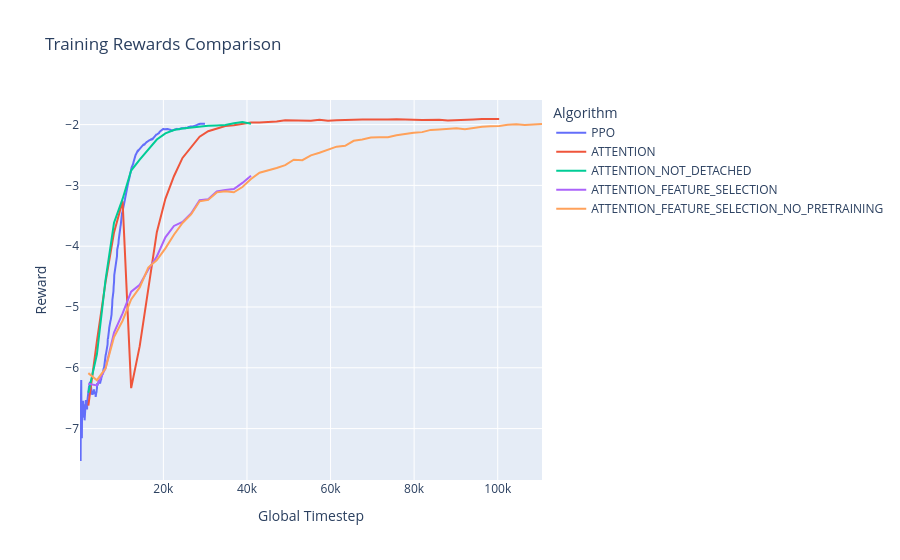

Notebook code cell kept with this figure:
### Code cell
plot_history_plotly(algorithms)

### Figure 1 — Plotly figure (JSON) as saved in the notebook; plotly's stock layout.template omitted (floating-point values rounded to 4 significant figures; data arrays with more than 128 entries replaced by an {"elided": "..."} marker saying what was removed)
{"data": [{"hovertemplate": "Algorithm=PPO<br>Global Timestep=%{x}<br>Reward=%{y}<extra></extra>", "legendgroup": "PPO", "line": {"color": "#636efa", "dash": "solid"}, "marker": {"symbol": "circle"}, "mode": "lines", "name": "PPO", "orientation": "v", "showlegend": true, "type": "scatter", "x": {"elided": "599 int values"}, "xaxis": "x", "y": {"elided": "599 float values"}, "yaxis": "y"}, {"hovertemplate": "Algorithm=ATTENTION<br>Global Timestep=%{x}<br>Reward=%{y}<extra></extra>", "legendgroup": "ATTENTION", "line": {"color": "#EF553B", "dash": "solid"}, "marker": {"symbol": "circle"}, "mode": "lines", "name": "ATTENTION", "orientation": "v", "showlegend": true, "type": "scatter", "x": [2048, 4096, 6144, 8192, 10240, 12288, 14336, 16384, 18432, 20480, 22528, 24576, 26624, 28672, 30720, 32768, 34816, 36864, 38912, 40960, 43008, 45056, 47104, 49152, 51200, 53248, 55296, 57344, 59392, 61440, 63488, 65536, 67584, 69632, 71680, 73728, 75776, 77824, 79872, 81920, 83968, 86016, 88064, 90112, 92160, 94208, 96256, 98304, 100352], "xaxis": "x", "y": [-6.623, -5.562, -4.599, -3.773, -3.262, -6.334, -5.644, -4.693, -3.769, -3.221, -2.849, -2.548, -2.367, -2.199, -2.109, -2.066, -2.022, -2.012, -1.992, -1.966, -1.966, -1.958, -1.948, -1.927, -1.929, -1.934, -1.937, -1.922, -1.937, -1.93, -1.923, -1.928, -1.916, -1.917, -1.92, -1.918, -1.912, -1.92, -1.921, -1.923, -1.919, -1.92, -1.932, -1.923, -1.915, -1.916, -1.909, -1.909, -1.908], "yaxis": "y"}, {"hovertemplate": "Algorithm=ATTENTION_NOT_DETACHED<br>Global Timestep=%{x}<br>Reward=%{y}<extra></extra>", "legendgroup": "ATTENTION_NOT_DETACHED", "line": {"color": "#00cc96", "dash": "solid"}, "marker": {"symbol": "circle"}, "mode": "lines", "name": "ATTENTION_NOT_DETACHED", "orientation": "v", "showlegend": true, "type": "scatter", "x": [2048, 4096, 6144, 8192, 10240, 12288, 14336, 16384, 18432, 20480, 22528, 24576, 26624, 28672, 30720, 32768, 34816, 36864, 38912, 40960], "xaxis": "x", "y": [-6.41, -5.779, -4.564, -3.614, -3.223, -2.756, -2.576, -2.404, -2.246, -2.144, -2.09, -2.064, -2.048, -2.032, -2.019, -2.014, -2.006, -1.979, -1.958, -1.985], "yaxis": "y"}, {"hovertemplate": "Algorithm=ATTENTION_FEATURE_SELECTION<br>Global Timestep=%{x}<br>Reward=%{y}<extra></extra>", "legendgroup": "ATTENTION_FEATURE_SELECTION", "line": {"color": "#ab63fa", "dash": "solid"}, "marker": {"symbol": "circle"}, "mode": "lines", "name": "ATTENTION_FEATURE_SELECTION", "orientation": "v", "showlegend": true, "type": "scatter", "x": [2048, 4096, 6144, 8192, 10240, 12288, 14336, 16384, 18432, 20480, 22528, 24576, 26624, 28672, 30720, 32768, 34816, 36864, 38912, 40960], "xaxis": "x", "y": [-6.262, -6.289, -6.01, -5.42, -5.104, -4.749, -4.634, -4.382, -4.17, -3.855, -3.667, -3.6, -3.463, -3.245, -3.228, -3.099, -3.075, -3.059, -2.959, -2.841], "yaxis": "y"}, {"hovertemplate": "Algorithm=ATTENTION_FEATURE_SELECTION_NO_PRETRAINING<br>Global Timestep=%{x}<br>Reward=%{y}<extra></extra>", "legendgroup": "ATTENTION_FEATURE_SELECTION_NO_PRETRAINING", "line": {"color": "#FFA15A", "dash": "solid"}, "marker": {"symbol": "circle"}, "mode": "lines", "name": "ATTENTION_FEATURE_SELECTION_NO_PRETRAINING", "orientation": "v", "showlegend": true, "type": "scatter", "x": [2048, 4096, 6144, 8192, 10240, 12288, 14336, 16384, 18432, 20480, 22528, 24576, 26624, 28672, 30720, 32768, 34816, 36864, 38912, 40960, 43008, 45056, 47104, 49152, 51200, 53248, 55296, 57344, 59392, 61440, 63488, 65536, 67584, 69632, 71680, 73728, 75776, 77824, 79872, 81920, 83968, 86016, 88064, 90112, 92160, 94208, 96256, 98304, 100352, 102400, 104448, 106496, 108544, 110592], "xaxis": "x", "y": [-6.088, -6.205, -6.011, -5.494, -5.226, -4.876, -4.678, -4.352, -4.227, -4.036, -3.811, -3.618, -3.478, -3.262, -3.239, -3.115, -3.097, -3.113, -3.027, -2.896, -2.792, -2.756, -2.713, -2.666, -2.577, -2.585, -2.506, -2.464, -2.415, -2.363, -2.349, -2.266, -2.244, -2.213, -2.208, -2.208, -2.174, -2.15, -2.133, -2.124, -2.087, -2.08, -2.072, -2.062, -2.075, -2.055, -2.037, -2.028, -2.022, -2.002, -1.994, -2.006, -1.994, -1.99], "yaxis": "y"}], "layout": {"legend": {"title": {"text": "Algorithm"}, "tracegroupgap": 0}, "title": {"text": "Training Rewards Comparison"}, "xaxis": {"anchor": "y", "domain": [0, 1], "title": {"text": "Global Timestep"}}, "yaxis": {"anchor": "x", "domain": [0, 1], "title": {"text": "Reward"}}}}
